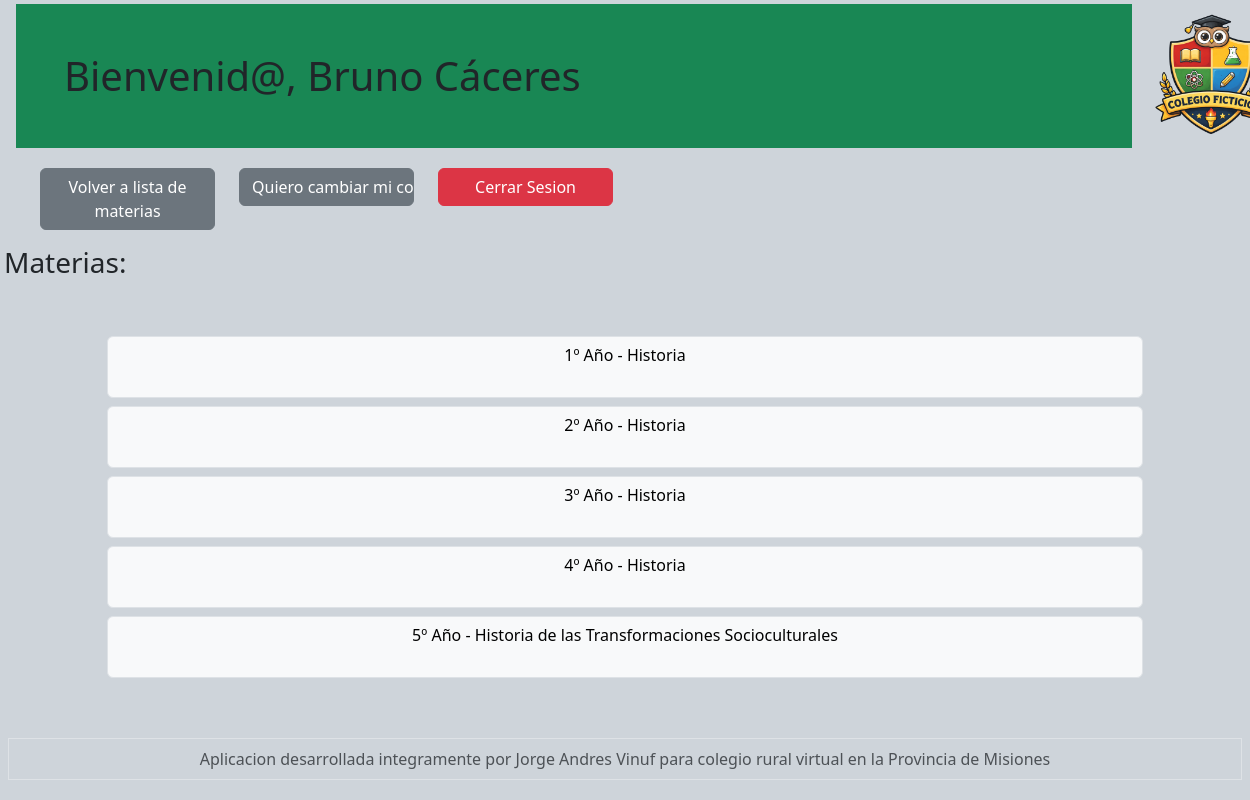
The page /vistas/seleccion_materia.php (signed in) on the database its author committed.
### tables this page shows
CREATE TABLE `materias` (
  `id_materia` int(11) NOT NULL,
  `nombre_materia` varchar(100) NOT NULL,
  `id_profesor` int(11) NOT NULL,
  `ano_materia` int(11) NOT NULL
);

### vistas/seleccion_materia.php (the view, shortened to what this page needs)
<!DOCTYPE html>
<html lang="en">
<head>
    <link href="https://cdn.jsdelivr.net/npm/bootstrap@5.3.8/dist/css/bootstrap.min.css" rel="stylesheet">
</head>
 <body class="bg-dark-subtle">
<?php
include "../includes/header_profes.php"
?>
<h3 class="h3 m-1">Materias:</h3>
<div class="container">
    <div class="container-fluid  p-5">
        <?php
            $consulta_materias = "select * from materias where id_profesor = '$_SESSION[id_usuario]'";
            $resultado_materias = mysqli_query($conexion, $consulta_materias);
            while($fila = $resultado_materias -> fetch_array()){
                $nombre_materia = $fila['nombre_materia'];
                $ano_materia = $fila['ano_materia'];
                $id_materia = $fila['id_materia'];
        ?>
        <div class="row">
            <a class="col m-12 btn btn btn-light border 2px dark m-1" href="planilla_materia.php
                ?id_materia=<?= $id_materia ?>
                &nombre_materia=<?= urlencode($nombre_materia)?>
                &ano_materia=<?= urlencode($ano_materia)?>"
            ><?php echo $ano_materia . "º Año - " . $nombre_materia ?> <br><br></a>
        </div>
        <?php
            }
        ?>
    </div>
</div>
</body>
<?php
include '../includes/footer.php';
?>
</html>

### rows shown on the page
materias: ano_materia "1", nombre_materia "Historia"
materias: ano_materia "2", nombre_materia "Historia"
materias: ano_materia "3", nombre_materia "Historia"
materias: ano_materia "4", nombre_materia "Historia"
materias: ano_materia "5", nombre_materia "Historia de las Transformaciones Socioculturales"

### other values the page prints
$_SESSION["nombre"] "Bruno Cáceres"
